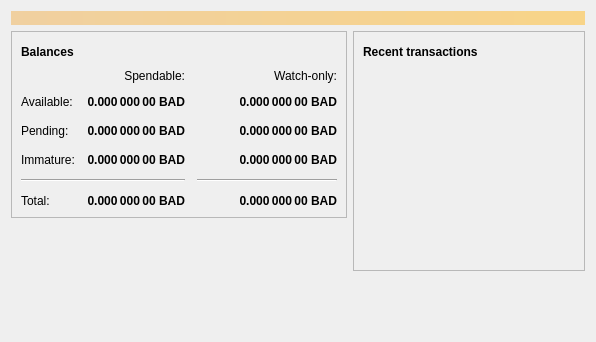
<?xml version="1.0" encoding="UTF-8"?>
<ui version="4.0">
 <class>OverviewPage</class>
 <widget class="QWidget" name="OverviewPage">
  <property name="geometry">
   <rect>
    <x>0</x>
    <y>0</y>
    <width>596</width>
    <height>342</height>
   </rect>
  </property>
  <property name="windowTitle">
   <string>Form</string>
  </property>
  <layout class="QVBoxLayout" name="topLayout">
   <item>
    <widget class="QLabel" name="labelAlerts">
     <property name="visible">
      <bool>false</bool>
     </property>
     <property name="styleSheet">
      <string notr="true">QLabel { background-color: qlineargradient(x1: 0, y1: 0, x2: 1, y2: 0, stop:0 #F0D0A0, stop:1 #F8D488); color:#000000; }</string>
     </property>
     <property name="wordWrap">
      <bool>true</bool>
     </property>
     <property name="margin">
      <number>3</number>
     </property>
     <property name="textInteractionFlags">
      <set>Qt::TextSelectableByMouse</set>
     </property>
    </widget>
   </item>
   <item>
    <layout class="QHBoxLayout" name="horizontalLayout" stretch="1,1">
     <item>
      <layout class="QVBoxLayout" name="verticalLayout_2">
       <item>
        <widget class="QFrame" name="frame">
         <property name="frameShape">
          <enum>QFrame::StyledPanel</enum>
         </property>
         <property name="frameShadow">
          <enum>QFrame::Raised</enum>
         </property>
         <layout class="QVBoxLayout" name="verticalLayout_4">
          <item>
           <layout class="QHBoxLayout" name="horizontalLayout_4">
            <item>
             <widget class="QLabel" name="label_5">
              <property name="font">
               <font>
                <weight>75</weight>
                <bold>true</bold>
               </font>
              </property>
              <property name="text">
               <string>Balances</string>
              </property>
             </widget>
            </item>
            <item>
             <widget class="QPushButton" name="labelWalletStatus">
              <property name="enabled">
               <bool>true</bool>
              </property>
              <property name="maximumSize">
               <size>
                <width>30</width>
                <height>16777215</height>
               </size>
              </property>
              <property name="toolTip">
               <string>The displayed information may be out of date. Your wallet automatically synchronizes with the Boxycoin network after a connection is established, but this process has not completed yet.</string>
              </property>
              <property name="text">
               <string/>
              </property>
              <property name="icon">
               <iconset resource="../bitcoin.qrc">
                <normaloff>:/icons/warning</normaloff>
                <disabledoff>:/icons/warning</disabledoff>:/icons/warning</iconset>
              </property>
              <property name="iconSize">
               <size>
                <width>24</width>
                <height>24</height>
               </size>
              </property>
              <property name="flat">
               <bool>true</bool>
              </property>
             </widget>
            </item>
            <item>
             <spacer name="horizontalSpacer_3">
              <property name="orientation">
               <enum>Qt::Horizontal</enum>
              </property>
              <property name="sizeHint" stdset="0">
               <size>
                <width>40</width>
                <height>20</height>
               </size>
              </property>
             </spacer>
            </item>
           </layout>
          </item>
          <item>
           <layout class="QGridLayout" name="gridLayout">
            <property name="spacing">
             <number>12</number>
            </property>
            <item row="2" column="2">
             <widget class="QLabel" name="labelWatchPending">
              <property name="font">
               <font>
                <weight>75</weight>
                <bold>true</bold>
               </font>
              </property>
              <property name="cursor">
               <cursorShape>IBeamCursor</cursorShape>
              </property>
              <property name="toolTip">
               <string>Unconfirmed transactions to watch-only addresses</string>
              </property>
              <property name="text">
               <string notr="true">0.000 000 00 BAD</string>
              </property>
              <property name="alignment">
               <set>Qt::AlignRight|Qt::AlignTrailing|Qt::AlignVCenter</set>
              </property>
              <property name="textInteractionFlags">
               <set>Qt::LinksAccessibleByMouse|Qt::TextSelectableByKeyboard|Qt::TextSelectableByMouse</set>
              </property>
             </widget>
            </item>
            <item row="2" column="1">
             <widget class="QLabel" name="labelUnconfirmed">
              <property name="font">
               <font>
                <weight>75</weight>
                <bold>true</bold>
               </font>
              </property>
              <property name="cursor">
               <cursorShape>IBeamCursor</cursorShape>
              </property>
              <property name="toolTip">
               <string>Total of transactions that have yet to be confirmed, and do not yet count toward the spendable balance</string>
              </property>
              <property name="text">
               <string notr="true">0.000 000 00 BAD</string>
              </property>
              <property name="alignment">
               <set>Qt::AlignRight|Qt::AlignTrailing|Qt::AlignVCenter</set>
              </property>
              <property name="textInteractionFlags">
               <set>Qt::LinksAccessibleByMouse|Qt::TextSelectableByKeyboard|Qt::TextSelectableByMouse</set>
              </property>
             </widget>
            </item>
            <item row="3" column="2">
             <widget class="QLabel" name="labelWatchImmature">
              <property name="font">
               <font>
                <weight>75</weight>
                <bold>true</bold>
               </font>
              </property>
              <property name="cursor">
               <cursorShape>IBeamCursor</cursorShape>
              </property>
              <property name="toolTip">
               <string>Mined balance in watch-only addresses that has not yet matured</string>
              </property>
              <property name="text">
               <string notr="true">0.000 000 00 BAD</string>
              </property>
              <property name="alignment">
               <set>Qt::AlignRight|Qt::AlignTrailing|Qt::AlignVCenter</set>
              </property>
              <property name="textInteractionFlags">
               <set>Qt::LinksAccessibleByMouse|Qt::TextSelectableByKeyboard|Qt::TextSelectableByMouse</set>
              </property>
             </widget>
            </item>
            <item row="4" column="0" colspan="2">
             <widget class="Line" name="line">
              <property name="orientation">
               <enum>Qt::Horizontal</enum>
              </property>
             </widget>
            </item>
            <item row="4" column="2">
             <widget class="Line" name="lineWatchBalance">
              <property name="sizePolicy">
               <sizepolicy hsizetype="Preferred" vsizetype="Fixed">
                <horstretch>0</horstretch>
                <verstretch>0</verstretch>
               </sizepolicy>
              </property>
              <property name="minimumSize">
               <size>
                <width>140</width>
                <height>0</height>
               </size>
              </property>
              <property name="orientation">
               <enum>Qt::Horizontal</enum>
              </property>
             </widget>
            </item>
            <item row="5" column="0">
             <widget class="QLabel" name="labelTotalText">
              <property name="text">
               <string>Total:</string>
              </property>
             </widget>
            </item>
            <item row="3" column="1">
             <widget class="QLabel" name="labelImmature">
              <property name="font">
               <font>
                <weight>75</weight>
                <bold>true</bold>
               </font>
              </property>
              <property name="cursor">
               <cursorShape>IBeamCursor</cursorShape>
              </property>
              <property name="toolTip">
               <string>Mined balance that has not yet matured</string>
              </property>
              <property name="text">
               <string notr="true">0.000 000 00 BAD</string>
              </property>
              <property name="alignment">
               <set>Qt::AlignRight|Qt::AlignTrailing|Qt::AlignVCenter</set>
              </property>
              <property name="textInteractionFlags">
               <set>Qt::LinksAccessibleByMouse|Qt::TextSelectableByKeyboard|Qt::TextSelectableByMouse</set>
              </property>
             </widget>
            </item>
            <item row="2" column="3">
             <spacer name="horizontalSpacer_2">
              <property name="orientation">
               <enum>Qt::Horizontal</enum>
              </property>
              <property name="sizeHint" stdset="0">
               <size>
                <width>40</width>
                <height>20</height>
               </size>
              </property>
             </spacer>
            </item>
            <item row="3" column="0">
             <widget class="QLabel" name="labelImmatureText">
              <property name="text">
               <string>Immature:</string>
              </property>
             </widget>
            </item>
            <item row="5" column="1">
             <widget class="QLabel" name="labelTotal">
              <property name="font">
               <font>
                <weight>75</weight>
                <bold>true</bold>
               </font>
              </property>
              <property name="cursor">
               <cursorShape>IBeamCursor</cursorShape>
              </property>
              <property name="toolTip">
               <string>Your current total balance</string>
              </property>
              <property name="text">
               <string notr="true">0.000 000 00 BAD</string>
              </property>
              <property name="alignment">
               <set>Qt::AlignRight|Qt::AlignTrailing|Qt::AlignVCenter</set>
              </property>
              <property name="textInteractionFlags">
               <set>Qt::LinksAccessibleByMouse|Qt::TextSelectableByKeyboard|Qt::TextSelectableByMouse</set>
              </property>
             </widget>
            </item>
            <item row="5" column="2">
             <widget class="QLabel" name="labelWatchTotal">
              <property name="font">
               <font>
                <weight>75</weight>
                <bold>true</bold>
               </font>
              </property>
              <property name="cursor">
               <cursorShape>IBeamCursor</cursorShape>
              </property>
              <property name="toolTip">
               <string>Current total balance in watch-only addresses</string>
              </property>
              <property name="text">
               <string notr="true">0.000 000 00 BAD</string>
              </property>
              <property name="alignment">
               <set>Qt::AlignRight|Qt::AlignTrailing|Qt::AlignVCenter</set>
              </property>
              <property name="textInteractionFlags">
               <set>Qt::LinksAccessibleByMouse|Qt::TextSelectableByKeyboard|Qt::TextSelectableByMouse</set>
              </property>
             </widget>
            </item>
            <item row="0" column="2">
             <widget class="QLabel" name="labelWatchonly">
              <property name="text">
               <string>Watch-only:</string>
              </property>
              <property name="alignment">
               <set>Qt::AlignRight|Qt::AlignTrailing|Qt::AlignVCenter</set>
              </property>
             </widget>
            </item>
            <item row="1" column="0">
             <widget class="QLabel" name="labelBalanceText">
              <property name="text">
               <string>Available:</string>
              </property>
             </widget>
            </item>
            <item row="1" column="1">
             <widget class="QLabel" name="labelBalance">
              <property name="font">
               <font>
                <weight>75</weight>
                <bold>true</bold>
               </font>
              </property>
              <property name="cursor">
               <cursorShape>IBeamCursor</cursorShape>
              </property>
              <property name="toolTip">
               <string>Your current spendable balance</string>
              </property>
              <property name="text">
               <string notr="true">0.000 000 00 BAD</string>
              </property>
              <property name="alignment">
               <set>Qt::AlignRight|Qt::AlignTrailing|Qt::AlignVCenter</set>
              </property>
              <property name="textInteractionFlags">
               <set>Qt::LinksAccessibleByMouse|Qt::TextSelectableByKeyboard|Qt::TextSelectableByMouse</set>
              </property>
             </widget>
            </item>
            <item row="1" column="2">
             <widget class="QLabel" name="labelWatchAvailable">
              <property name="font">
               <font>
                <weight>75</weight>
                <bold>true</bold>
               </font>
              </property>
              <property name="cursor">
               <cursorShape>IBeamCursor</cursorShape>
              </property>
              <property name="toolTip">
               <string>Your current balance in watch-only addresses</string>
              </property>
              <property name="text">
               <string notr="true">0.000 000 00 BAD</string>
              </property>
              <property name="alignment">
               <set>Qt::AlignRight|Qt::AlignTrailing|Qt::AlignVCenter</set>
              </property>
              <property name="textInteractionFlags">
               <set>Qt::LinksAccessibleByMouse|Qt::TextSelectableByKeyboard|Qt::TextSelectableByMouse</set>
              </property>
             </widget>
            </item>
            <item row="2" column="0">
             <widget class="QLabel" name="labelPendingText">
              <property name="text">
               <string>Pending:</string>
              </property>
             </widget>
            </item>
            <item row="0" column="1">
             <widget class="QLabel" name="labelSpendable">
              <property name="text">
               <string>Spendable:</string>
              </property>
              <property name="alignment">
               <set>Qt::AlignRight|Qt::AlignTrailing|Qt::AlignVCenter</set>
              </property>
             </widget>
            </item>
           </layout>
          </item>
         </layout>
        </widget>
       </item>
       <item>
        <spacer name="verticalSpacer">
         <property name="orientation">
          <enum>Qt::Vertical</enum>
         </property>
         <property name="sizeHint" stdset="0">
          <size>
           <width>20</width>
           <height>40</height>
          </size>
         </property>
        </spacer>
       </item>
      </layout>
     </item>
     <item>
      <layout class="QVBoxLayout" name="verticalLayout_3">
       <item>
        <widget class="QFrame" name="frame_2">
         <property name="frameShape">
          <enum>QFrame::StyledPanel</enum>
         </property>
         <property name="frameShadow">
          <enum>QFrame::Raised</enum>
         </property>
         <layout class="QVBoxLayout" name="verticalLayout">
          <item>
           <layout class="QHBoxLayout" name="horizontalLayout_2">
            <item>
             <widget class="QLabel" name="label_4">
              <property name="font">
               <font>
                <weight>75</weight>
                <bold>true</bold>
               </font>
              </property>
              <property name="text">
               <string>Recent transactions</string>
              </property>
             </widget>
            </item>
            <item>
             <widget class="QPushButton" name="labelTransactionsStatus">
              <property name="enabled">
               <bool>true</bool>
              </property>
              <property name="maximumSize">
               <size>
                <width>30</width>
                <height>16777215</height>
               </size>
              </property>
              <property name="toolTip">
               <string>The displayed information may be out of date. Your wallet automatically synchronizes with the Boxycoin network after a connection is established, but this process has not completed yet.</string>
              </property>
              <property name="text">
               <string/>
              </property>
              <property name="icon">
               <iconset resource="../bitcoin.qrc">
                <normaloff>:/icons/warning</normaloff>
                <disabledoff>:/icons/warning</disabledoff>:/icons/warning</iconset>
              </property>
              <property name="iconSize">
               <size>
                <width>24</width>
                <height>24</height>
               </size>
              </property>
              <property name="flat">
               <bool>true</bool>
              </property>
             </widget>
            </item>
            <item>
             <spacer name="horizontalSpacer">
              <property name="orientation">
               <enum>Qt::Horizontal</enum>
              </property>
              <property name="sizeHint" stdset="0">
               <size>
                <width>40</width>
                <height>20</height>
               </size>
              </property>
             </spacer>
            </item>
           </layout>
          </item>
          <item>
           <widget class="QListView" name="listTransactions">
            <property name="styleSheet">
             <string notr="true">QListView { background: transparent; }</string>
            </property>
            <property name="frameShape">
             <enum>QFrame::NoFrame</enum>
            </property>
            <property name="verticalScrollBarPolicy">
             <enum>Qt::ScrollBarAlwaysOff</enum>
            </property>
            <property name="horizontalScrollBarPolicy">
             <enum>Qt::ScrollBarAlwaysOff</enum>
            </property>
            <property name="selectionMode">
             <enum>QAbstractItemView::NoSelection</enum>
            </property>
           </widget>
          </item>
         </layout>
        </widget>
       </item>
       <item>
        <spacer name="verticalSpacer_2">
         <property name="orientation">
          <enum>Qt::Vertical</enum>
         </property>
         <property name="sizeHint" stdset="0">
          <size>
           <width>20</width>
           <height>40</height>
          </size>
         </property>
        </spacer>
       </item>
      </layout>
     </item>
    </layout>
   </item>
  </layout>
 </widget>
 <resources/>
 <connections/>
</ui>
